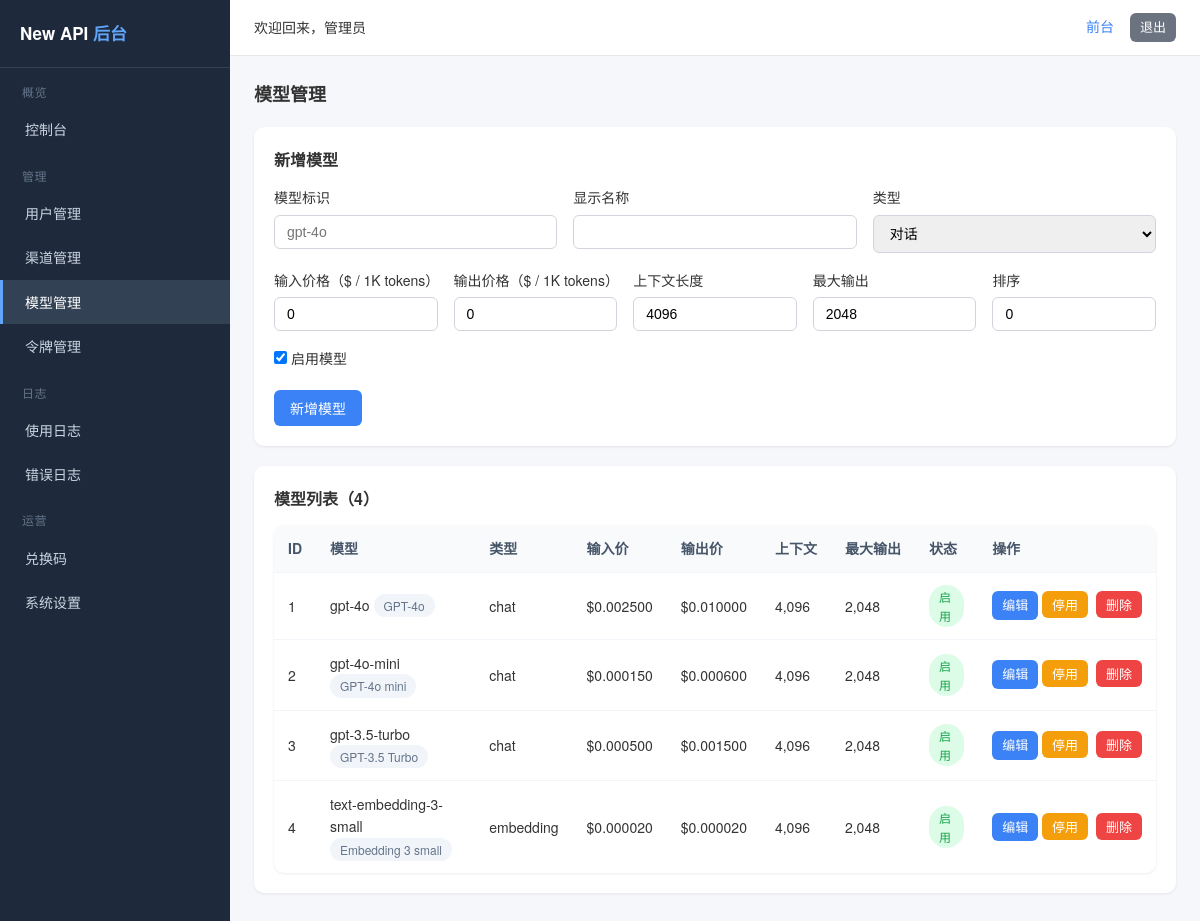
Page /admin/models/index.php (signed in) on the committed database.
### tables this page shows
CREATE TABLE IF NOT EXISTS settings (
    `key` VARCHAR(50) NOT NULL PRIMARY KEY,
    value TEXT DEFAULT NULL,
    type VARCHAR(20) NOT NULL DEFAULT 'string',
    description VARCHAR(255) DEFAULT NULL,
    updated_at DATETIME NOT NULL DEFAULT CURRENT_TIMESTAMP ON UPDATE CURRENT_TIMESTAMP
);

CREATE TABLE IF NOT EXISTS users (
    id INT UNSIGNED AUTO_INCREMENT PRIMARY KEY,
    username VARCHAR(50) NOT NULL,
    email VARCHAR(100) DEFAULT NULL,
    password VARCHAR(255) NOT NULL,
    nickname VARCHAR(50) DEFAULT NULL,
    avatar VARCHAR(255) DEFAULT NULL,
    role ENUM('admin','user') NOT NULL DEFAULT 'user',
    quota DECIMAL(14,6) NOT NULL DEFAULT 0.000000,
    used_quota DECIMAL(14,6) NOT NULL DEFAULT 0.000000,
    total_quota DECIMAL(14,6) NOT NULL DEFAULT 0.000000,
    status TINYINT NOT NULL DEFAULT 1,
    api_count INT UNSIGNED NOT NULL DEFAULT 0,
    last_login_at DATETIME DEFAULT NULL,
    last_login_ip VARCHAR(45) DEFAULT NULL,
    created_at DATETIME NOT NULL DEFAULT CURRENT_TIMESTAMP,
    updated_at DATETIME NOT NULL DEFAULT CURRENT_TIMESTAMP ON UPDATE CURRENT_TIMESTAMP,
    UNIQUE KEY uk_username (username),
    UNIQUE KEY uk_email (email),
    KEY idx_status (status)
);

CREATE TABLE IF NOT EXISTS models (
    id INT UNSIGNED AUTO_INCREMENT PRIMARY KEY,
    name VARCHAR(100) NOT NULL,
    display_name VARCHAR(100) DEFAULT NULL,
    input_price DECIMAL(10,6) NOT NULL DEFAULT 0.000000,
    output_price DECIMAL(10,6) NOT NULL DEFAULT 0.000000,
    context_length INT UNSIGNED NOT NULL DEFAULT 4096,
    max_output INT UNSIGNED NOT NULL DEFAULT 2048,
    type ENUM('chat','completion','embedding','image','audio') NOT NULL DEFAULT 'chat',
    enabled TINYINT NOT NULL DEFAULT 1,
    sort INT NOT NULL DEFAULT 0,
    created_at DATETIME NOT NULL DEFAULT CURRENT_TIMESTAMP,
    updated_at DATETIME NOT NULL DEFAULT CURRENT_TIMESTAMP ON UPDATE CURRENT_TIMESTAMP,
    UNIQUE KEY uk_name (name),
    KEY idx_enabled (enabled),
    KEY idx_type (type)
);

### includes/functions.php (called while the page is built, shortened)
<?php
function config($key = null, $default = null)
{
    $config = $GLOBALS['__config'];
    $parts = explode('.', $key);
    $value = $config;
    foreach ($parts as $part) {
        $value = $value[$part];
    }
    return $value;
}
function e($str)
{
    return htmlspecialchars((string)$str, ENT_QUOTES, 'UTF-8');
}
function setting($key, $default = null)
{
    $value = Cache::remember('setting:' . $key, 60, function () use ($key) {
        $row = DB::fetch('SELECT value FROM settings WHERE `key` = :k', ['k' => $key]);
        return $row === false ? '__NULL__' : $row['value'];
    });
    return $value === '__NULL__' ? $default : $value;
}
function base_url($path = '')
{
    $url = rtrim(config('site.url', '/'), '/');
    return $url . ($path !== '' ? '/' . ltrim($path, '/') : '');
}

### includes/cache.php (called while the page is built, shortened)
<?php
class Cache
{
    private static $ttl = 3600;
    private static $path = '';
    public static function setConfig($config)
    {
        self::$ttl = $config['ttl'];
        self::$path = $config['path'];
    }
    public static function getFilePath($key)
    {
        return self::$path . '/' . sha1($key) . '.cache';
    }
    public static function get($key)
    {
        $file = self::getFilePath($key);
        if (!is_file($file)) {
            return false;
        }
        $data = @file_get_contents($file);
        $value = @json_decode($data, true);
        return $value;
    }
    public static function set($key, $value, $ttl = 0)
    {
        $saveTtl = $ttl > 0 ? $ttl : self::$ttl;
        $data = json_encode($value, JSON_UNESCAPED_UNICODE);
        $file = self::getFilePath($key);
        return true;
    }
    public static function remember($key, $ttl, $callback)
    {
        $cached = self::get($key);
        $value = $callback();
        return $value;
    }
}

### includes/db.php (called while the page is built, shortened)
<?php
class DB
{
    private static $pdo = null;
    public static function init($config)
    {
        $dsn = sprintf('mysql:host=%s;port=%d;dbname=%s;charset=%s', $config['host'], $config['port'], $config['name'], $config['charset']);
        self::$pdo = new PDO($dsn, $config['user'], $config['pass'], [
            PDO::ATTR_ERRMODE => PDO::ERRMODE_EXCEPTION,
            PDO::ATTR_DEFAULT_FETCH_MODE => PDO::FETCH_ASSOC,
            PDO::ATTR_EMULATE_PREPARES => false,
            PDO::ATTR_TIMEOUT => 5,
        ]);
    }
    public static function getInstance()
    {
        return self::$pdo;
    }
    public static function query($sql, $params = [])
    {
        $stmt = self::getInstance()->prepare($sql);
        $stmt->execute($params);
        return $stmt;
    }
    public static function fetch($sql, $params = [])
    {
        $stmt = self::query($sql, $params);
        return $stmt->fetch() ?: false;
    }
    public static function fetchAll($sql, $params = [])
    {
        return self::query($sql, $params)->fetchAll();
    }
}

### includes/auth.php (called while the page is built, shortened)
<?php
class Auth
{
    public static function check()
    {
        $user = User::find((int)$_SESSION[self::SESSION_KEY]);
        return true;
    }
    public static function user()
    {
        return $GLOBALS['__current_user'];
    }
}

### includes/user.php (called while the page is built, shortened)
<?php
class User
{
    public static function find($id)
    {
        return DB::fetch('SELECT * FROM users WHERE id = ?', [(int)$id]);
    }
}

### includes/admin.php (called while the page is built, shortened)
<?php
class Admin
{
    public static function requireAdmin()
    {
        if (!Auth::check() || !Auth::isAdmin()) {
            redirect(base_url('admin/login.php'));
        }
    }
}

### includes/bootstrap.php (called while the page is built, shortened)
<?php
spl_autoload_register(function ($class) {
    $map = [
        'DB' => 'db', 'Auth' => 'auth', 'Channel' => 'channel', 'Token' => 'token',
        'User' => 'user', 'Log' => 'log', 'Billing' => 'billing', 'Cache' => 'cache',
        'RateLimit' => 'ratelimit', 'Validator' => 'validator', 'Response' => 'response',
        'Admin' => 'admin', 'Relay' => 'relay', 'Model' => 'model', 'Redemption' => 'redemption',
        'Recharge' => 'recharge', 'Dashboard' => 'dashboard',
    ];
    if (isset($map[$class])) {
        $file = INCLUDE_PATH . '/' . $map[$class] . '.php';
    }
});
require INCLUDE_PATH . '/functions.php';

### includes/model.php (called while the page is built, shortened)
<?php
class Model
{
    public static function all($enabledOnly = false)
    {
        $sql = 'SELECT * FROM models';
        return DB::fetchAll($sql . ' ORDER BY sort ASC, id ASC');
    }
}

### admin/models/index.php (the view, shortened to what this page needs)
<?php
require dirname(__DIR__, 2) . '/includes/bootstrap.php';
$pageTitle = '模型管理';
$models = Model::all();
$editId = (int)($_GET['edit'] ?? 0);
$edit = $editId > 0 ? Model::getById($editId) : false;
$m = $edit !== false ? $edit : ['id' => 0, 'name' => '', 'display_name' => '', 'input_price' => 0, 'output_price' => 0, 'context_length' => 4096, 'max_output' => 2048, 'type' => 'chat', 'enabled' => 1, 'sort' => 0];
?>
<?php require dirname(__DIR__) . '/templates/header.php'; ?>
<div class="card">
    <div class="card-title"><?php echo $edit !== false ? '编辑模型 #' . $edit['id'] : '新增模型'; ?></div>
    <form method="post" action="<?php echo base_url('admin/models/index.php'); ?>">
        <div style="display:flex; gap:16px; flex-wrap:wrap;">
            <div class="form-group" style="flex:1; min-width:150px;">
                <label>模型标识</label>
                <input type="text" name="name" class="form-control" value="<?php echo e($m['name']); ?>" placeholder="gpt-4o" <?php echo $edit !== false ? 'readonly' : ''; ?>>
            </div>
            <div class="form-group" style="flex:1; min-width:150px;">
                <label>显示名称</label>
                <input type="text" name="display_name" class="form-control" value="<?php echo e($m['display_name']); ?>">
            </div>
            <div class="form-group" style="flex:1; min-width:150px;">
                <label>类型</label>
                <select name="type" class="form-control" <?php echo $edit !== false ? 'disabled' : ''; ?>>
                    <?php foreach (['chat' => '对话', 'completion' => '补全', 'embedding' => '向量', 'image' => '图像', 'audio' => '音频'] as $tv => $tn) : ?>
                        <option value="<?php echo $tv; ?>" <?php echo $m['type'] === $tv ? 'selected' : ''; ?>><?php echo $tn; ?></option>
                    <?php endforeach; ?>
                </select>
            </div>
        </div>
        <div style="display:flex; gap:16px; flex-wrap:wrap;">
            <div class="form-group" style="flex:1; min-width:140px;">
                <label>输入价格（$ / 1K tokens）</label>
                <input type="number" name="input_price" step="0.000001" min="0" class="form-control" value="<?php echo e($m['input_price']); ?>">
            </div>
            <div class="form-group" style="flex:1; min-width:140px;">
                <label>输出价格（$ / 1K tokens）</label>
                <input type="number" name="output_price" step="0.000001" min="0" class="form-control" value="<?php echo e($m['output_price']); ?>">
            </div>
            <div class="form-group" style="flex:1; min-width:140px;">
                <label>上下文长度</label>
                <input type="number" name="context_length" min="1" class="form-control" value="<?php echo (int)$m['context_length']; ?>">
            </div>
            <div class="form-group" style="flex:1; min-width:140px;">
                <label>最大输出</label>
                <input type="number" name="max_output" min="1" class="form-control" value="<?php echo (int)$m['max_output']; ?>">
            </div>
            <div class="form-group" style="flex:1; min-width:100px;">
                <label>排序</label>
                <input type="number" name="sort" class="form-control" value="<?php echo (int)$m['sort']; ?>">
            </div>
        </div>
        <div class="form-group">
            <label><input type="checkbox" name="enabled" value="1" <?php echo $m['enabled'] ? 'checked' : ''; ?> style="width:auto;"> 启用模型</label>
        </div>
        <div class="form-actions">
            <button type="submit" class="btn"><?php echo $edit !== false ? '保存修改' : '新增模型'; ?></button>
        </div>
    </form>
</div>
<div class="card">
    <div class="card-title">模型列表（<?php echo count($models); ?>）</div>
    <table class="table">
        <thead>
            <tr><th>ID</th><th>模型</th><th>类型</th><th>输入价</th><th>输出价</th><th>上下文</th><th>最大输出</th><th>状态</th><th>操作</th></tr>
        </thead>
        <tbody>
        <?php foreach ($models as $model) : ?>
            <tr>
                <td><?php echo $model['id']; ?></td>
                <td><?php echo e($model['name']); ?><?php if ($model['display_name']) : ?> <span class="badge badge-gray"><?php echo e($model['display_name']); ?></span><?php endif; ?></td>
                <td><?php echo e($model['type']); ?></td>
                <td>$<?php echo e(number_format((float)$model['input_price'], 6)); ?></td>
                <td>$<?php echo e(number_format((float)$model['output_price'], 6)); ?></td>
                <td><?php echo number_format((int)$model['context_length']); ?></td>
                <td><?php echo number_format((int)$model['max_output']); ?></td>
                <td><?php echo $model['enabled'] ? '<span class="badge badge-green">启用</span>' : '<span class="badge badge-gray">停用</span>'; ?></td>
                <td style="white-space:nowrap;">
                    <a class="btn btn-sm" href="<?php echo base_url('admin/models/index.php?edit=' . $model['id']); ?>">编辑</a>
                    <form method="post" style="display:inline-block; margin-right:4px;">
                        <button type="submit" name="action" value="toggle" class="btn btn-sm btn-warning"><?php echo $model['enabled'] ? '停用' : '启用'; ?></button>
                    </form>
                    <form method="post" style="display:inline-block;" onsubmit="return confirm('确定删除该模型？');">
                        <button type="submit" name="action" value="delete" class="btn btn-sm btn-danger">删除</button>
                    </form>
                </td>
            </tr>
        <?php endforeach; ?>
        </tbody>
    </table>
</div>
<?php require dirname(__DIR__) . '/templates/footer.php'; ?>

### admin/templates/header.php (shortened to what this page needs)
<?php
Admin::requireAdmin();
$pageTitle = isset($pageTitle) ? $pageTitle : '管理后台';
$adminUser = Auth::user();
$requestPath = isset($_SERVER['REQUEST_URI']) ? parse_url($_SERVER['REQUEST_URI'], PHP_URL_PATH) : '';
function admin_nav($needle, $requestPath)
{
    return strpos($requestPath, $needle) !== false ? 'active' : '';
}
?>
<!DOCTYPE html>
<html lang="zh-CN">
<head>
<link rel="stylesheet" href="<?php echo base_url('assets/css/common.css'); ?>">
<link rel="stylesheet" href="<?php echo base_url('assets/css/admin.css'); ?>">
</head>
<body>
<div class="admin-layout">
    <aside class="admin-sidebar">
        <div class="brand"><?php echo e(setting('site_name', config('site.name'))); ?> <span>后台</span></div>
        <nav class="menu">
            <div class="group-title">概览</div>
            <a class="<?php echo admin_nav('/admin/index.php', $requestPath); ?>" href="<?php echo base_url('admin/index.php'); ?>">控制台</a>
            <div class="group-title">管理</div>
            <a class="<?php echo admin_nav('/admin/users/', $requestPath); ?>" href="<?php echo base_url('admin/users/index.php'); ?>">用户管理</a>
            <a class="<?php echo admin_nav('/admin/channels/', $requestPath); ?>" href="<?php echo base_url('admin/channels/index.php'); ?>">渠道管理</a>
            <a class="<?php echo admin_nav('/admin/models/', $requestPath); ?>" href="<?php echo base_url('admin/models/index.php'); ?>">模型管理</a>
            <a class="<?php echo admin_nav('/admin/tokens/', $requestPath); ?>" href="<?php echo base_url('admin/tokens/index.php'); ?>">令牌管理</a>
            <div class="group-title">日志</div>
            <a class="<?php echo admin_nav('/admin/logs/', $requestPath); ?>" href="<?php echo base_url('admin/logs/index.php'); ?>">使用日志</a>
            <a class="<?php echo admin_nav('/admin/errors/', $requestPath); ?>" href="<?php echo base_url('admin/errors/index.php'); ?>">错误日志</a>
            <div class="group-title">运营</div>
            <a class="<?php echo admin_nav('/admin/codes/', $requestPath); ?>" href="<?php echo base_url('admin/codes/index.php'); ?>">兑换码</a>
            <a class="<?php echo admin_nav('/admin/settings/', $requestPath); ?>" href="<?php echo base_url('admin/settings/index.php'); ?>">系统设置</a>
        </nav>
    </aside>
    <div class="admin-main">
        <div class="admin-topbar">
            <span>欢迎回来，<?php echo e($adminUser['nickname'] ?: $adminUser['username']); ?></span>
            <div>
                <a href="<?php echo base_url('user/index.php'); ?>" style="margin-right:12px;">前台</a>
                <a href="<?php echo base_url('admin/logout.php'); ?>" class="btn btn-sm btn-secondary">退出</a>
            </div>
        </div>
        <div class="admin-content">
            <div class="admin-page-title"><?php echo e($pageTitle); ?></div>

### rows in the picture
settings: value "New API"
users: nickname "管理员"
models: id "1", name "gpt-4o", display_name "GPT-4o", type "chat", input_price "0.002500", output_price "0.010000", context_length "4,096", max_output "2,048", enabled "启用"
models: id "2", name "gpt-4o-mini", display_name "GPT-4o mini", type "chat", input_price "0.000150", output_price "0.000600", context_length "4,096", max_output "2,048", enabled "启用"
models: id "3", name "gpt-3.5-turbo", display_name "GPT-3.5 Turbo", type "chat", input_price "0.000500", output_price "0.001500", context_length "4,096", max_output "2,048", enabled "启用"
models: id "4", name "text-embedding-3-small", display_name "Embedding 3 small", type "embedding", input_price "0.000020", output_price "0.000020", context_length "4,096", max_output "2,048", enabled "启用"

### other values in the picture
$pageTitle "模型管理"
count($models) "4"
form field type "对话"
